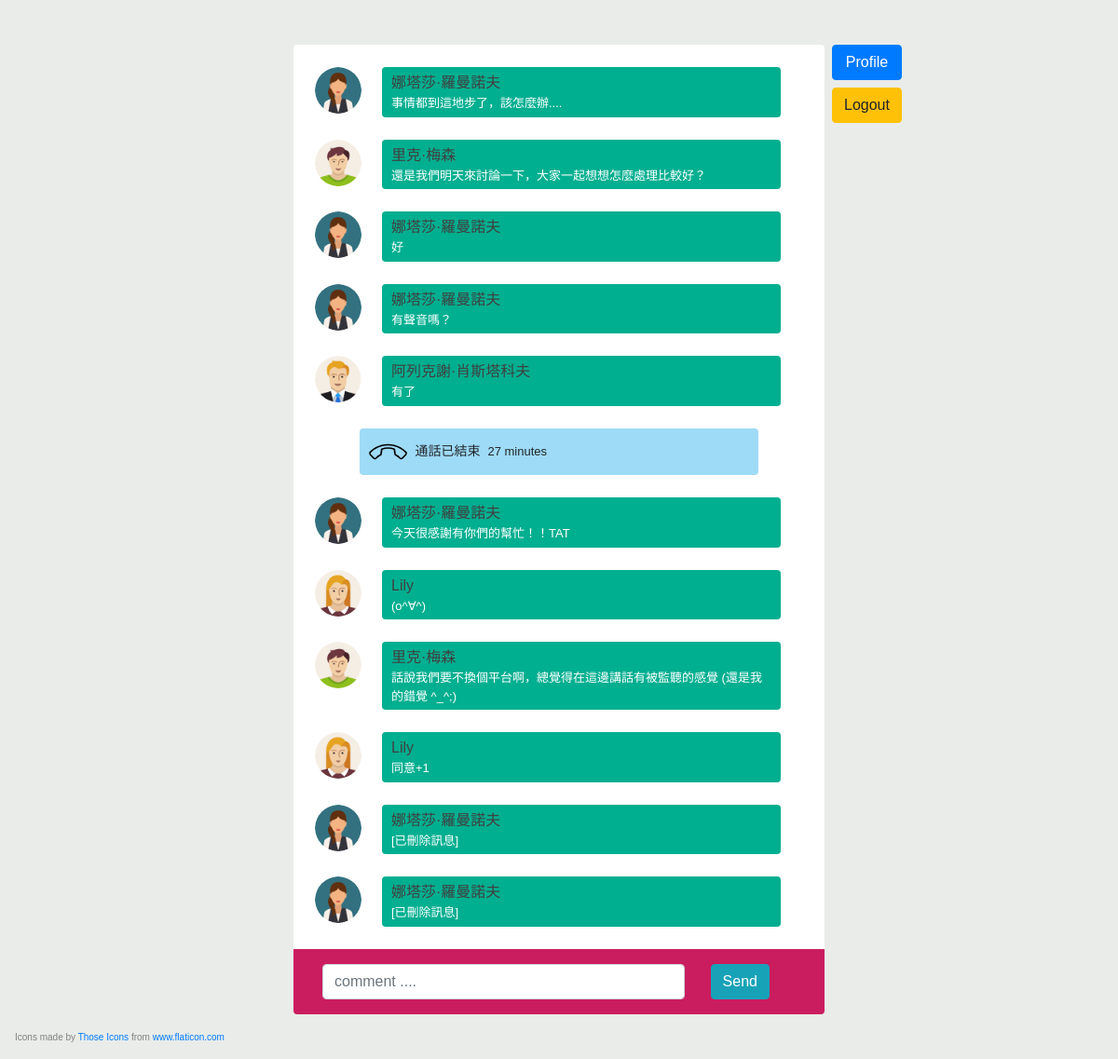
/chat.php (signed in), run on the app's committed database.
### tables this page shows
CREATE TABLE message (isMessage BOOL, deleted BOOL, name VARCHAR(50), time INT,
                           call_duration CHAR(11), msg TEXT);

### src/chat.php (the view, shortened to what this page needs)
<?php
require_once('config.php');
?>
<!doctype html>
<html lang="en">
  <head>
    <link rel="stylesheet" href="https://maxcdn.bootstrapcdn.com/bootstrap/4.0.0-beta.3/css/bootstrap.min.css">
    <link rel="stylesheet" href="https://maxcdn.bootstrapcdn.com/font-awesome/4.7.0/css/font-awesome.min.css">
    <link rel="stylesheet" href="style/chat.css">
  </head>
  <body>
  <div class="container">
    <div class="row mt-5 mb-5">
      <div class="col-md-6 offset-md-3 col-sm-6 offset-sm-3 col-12 comments-main pt-4 rounded">
        <?php
          function show_message($row, $icon) {
            $message = ($row['deleted'] === '1') ? '[已刪除訊息]' : $row['msg'];
            ?>
        <ul class="p-0">
          <li>
            <div class="row comments mb-2">
              <div class="col-md-2 col-sm-2 col-3 text-center user-img">
                <img id="profile-photo" src="res/<?= $icon?>" class="rounded-circle" />
              </div>
              <div class="col-md-9 col-sm-9 col-9 comment rounded mb-2">
                <h4 class="m-0"><a href="profile.php?name=<?= $row['name']?>"><?= $row['name']?></a></h4>
                <p class="mb-0 text-white"><?= $message?></p>
              </div>
            </div>
          </li>
        </ul>
            <?php
          }
          function show_phonecall($row) {
            ?>
        <ul class="p-0">
          <li>
            <div class="row comments mb-2">
              <div class="col-md-9 col-sm-9 col-9 comment phone rounded mb-2">
                <img id="phone-icon" src="res/phone.svg" class="rounded-circle mr-1" />
                <h5 class="m-0">通話已結束</h5><h6 class="ml-2"><?= $row['call_duration']?> minutes</h6>
              </div>
            </div>
          </li>
        </ul>
            <?php
          }
          $result = mysqli_query($conn, "SELECT username, icon FROM chat.users");
          $icons = array();
          while ($row = mysqli_fetch_assoc($result)) {
            $icons[$row['username']] = $row['icon'];
          }
          $result = mysqli_query($conn, "SELECT * FROM chat.message");
          while ($row = mysqli_fetch_assoc($result)) {
            if ($row['isMessage'] === '1') {
              show_message($row, $icons[$row['name']]);
            } else {
              show_phonecall($row);
            }
          }
        ?>
        <div class="row comment-box-main p-3 rounded-bottom">
          <div class="col-md-9 col-sm-9 col-9 pr-0 comment-box">
            <input type="text" class="form-control" placeholder="comment ...." />
          </div>
          <div class="col-md-3 col-sm-2 col-2 pl-0 text-center send-btn">
            <button class="btn btn-info">Send</button>
          </div>
        </div>
      </div>
      <div class="ml-2 sidebar">
        <form action='profile.php' method='GET' class="mb-2">
          <button type="submit" class="btn btn-primary">Profile</button>
        </form>
        <form action='logout.php' method='GET'>
          <button type='submit' class="btn btn-warning">Logout</button>
        </form>
      </div>
    </div>
  </div>
  <p class="ml-3 footer">Icons made by <a href="https://www.flaticon.com/authors/those-icons" title="Those Icons">Those Icons</a> from <a href="https://www.flaticon.com/" title="Flaticon"> www.flaticon.com</a></p>
  </body>
</html>

### src/style/chat.css (style rules this page uses)
body { font-family: 'Raleway', sans-serif; background: #E9ECE9; }
.comments-main { background: #FFF; }
.comments-main ul li { list-style: none; }
.comments .comment { padding: 5px 10px; background: #00AF90; }
.comments .user-img img { width: 50px; height: 50px; }
.comments .comment h4 { display: inline-block; font-size: 16px; }
.comments .comment h5 { display: inline-block; font-size: 14px; }
.comments .comment h6 { display: inline-block; font-size: 13px; }
.comments .comment h4 a { color: #404040; text-decoration: none; }
.comments .comment p { font-size: 13px; }
.comment-box-main { background: #CA1D5F; }
.comments .phone { background: #9edbf7; margin-left: 12.5%; }
#phone-icon { width: 10%; }
.sidebar .btn { width: 100%; }
.footer { bottom: 0; position: fixed; font-size: 10px; color: gray; }

### data on the page
message: isMessage 1 (drawn), name "娜塔莎·羅曼諾夫", msg "事情都到這地步了，該怎麼辦...."
message: isMessage 1 (drawn), name "里克·梅森", msg "還是我們明天來討論一下，大家一起想想怎麼處理比較好？"
message: isMessage 1 (drawn), name "娜塔莎·羅曼諾夫", msg "好"
message: isMessage 1 (drawn), name "娜塔莎·羅曼諾夫", msg "有聲音嗎？"
message: shows a picture, name "阿列克謝·肖斯塔科夫", msg "有了"
message: isMessage 0 (drawn), call_duration "27"
message: isMessage 1 (drawn), name "娜塔莎·羅曼諾夫", msg "今天很感謝有你們的幫忙！！TAT"
message: isMessage 1 (drawn), name "Lily", msg "(o^∀^)"
message: isMessage 1 (drawn), name "里克·梅森", msg "話說我們要不換個平台啊，總覺得在這邊講話有被監聽的感覺 (還是我的錯覺 ^_^;)"
message: isMessage 1 (drawn), name "Lily", msg "同意+1"
message: isMessage 1 (drawn), name "娜塔莎·羅曼諾夫", deleted "[已刪除訊息]"
message: isMessage 1 (drawn), name "娜塔莎·羅曼諾夫", deleted "[已刪除訊息]"
